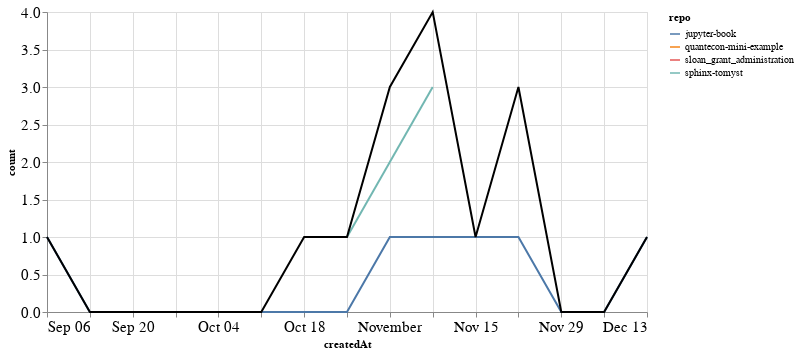

Source (notebook cell):
### Markdown cell above
### PRs

### Code cell
prs_time = prs.groupby('repo').resample('W', on='createdAt').count()['author'].reset_index()
prs_time = prs_time.rename(columns={'author': 'count'})
prs_time_total = prs_time.groupby('createdAt').agg({"count": "sum"}).reset_index()

ch1 = alt.Chart(prs_time, width=600).mark_line().encode(
    x='createdAt',
    y='count',
    color='repo',
    tooltip="repo"
)

ch2 = alt.Chart(prs_time_total, width=600).mark_line(color="black").encode(
    x='createdAt',
    y='count',
)

ch1 + ch2

### Figure 1 — Vega-Lite specification as saved in the notebook (floating-point values rounded to 4 significant figures)
{"config": {"axisLeft": {"labelFontSize": 15}, "axisBottom": {"labelFontSize": 15}}, "layer": [{"data": {"name": "data-ea34240cdff9859b38f89fda75e6f002"}, "mark": "line", "encoding": {"color": {"type": "nominal", "field": "repo"}, "tooltip": {"type": "nominal", "field": "repo"}, "x": {"type": "temporal", "field": "createdAt"}, "y": {"type": "quantitative", "field": "count"}}, "width": 600}, {"data": {"name": "data-b13cfdfb449569fce44564fede3c65b7"}, "mark": {"type": "line", "color": "black"}, "encoding": {"x": {"type": "temporal", "field": "createdAt"}, "y": {"type": "quantitative", "field": "count"}}, "width": 600}], "$schema": "https://vega.github.io/schema/vega-lite/v4.8.1.json", "datasets": {"data-ea34240cdff9859b38f89fda75e6f002": [{"repo": "jupyter-book", "createdAt": "2020-09-06T00:00:00", "count": 1}, {"repo": "jupyter-book", "createdAt": "2020-09-13T00:00:00", "count": 0}, {"repo": "jupyter-book", "createdAt": "2020-09-20T00:00:00", "count": 0}, {"repo": "jupyter-book", "createdAt": "2020-09-27T00:00:00", "count": 0}, {"repo": "jupyter-book", "createdAt": "2020-10-04T00:00:00", "count": 0}, {"repo": "jupyter-book", "createdAt": "2020-10-11T00:00:00", "count": 0}, {"repo": "jupyter-book", "createdAt": "2020-10-18T00:00:00", "count": 0}, {"repo": "jupyter-book", "createdAt": "2020-10-25T00:00:00", "count": 0}, {"repo": "jupyter-book", "createdAt": "2020-11-01T00:00:00", "count": 1}, {"repo": "jupyter-book", "createdAt": "2020-11-08T00:00:00", "count": 1}, {"repo": "jupyter-book", "createdAt": "2020-11-15T00:00:00", "count": 1}, {"repo": "jupyter-book", "createdAt": "2020-11-22T00:00:00", "count": 1}, {"repo": "jupyter-book", "createdAt": "2020-11-29T00:00:00", "count": 0}, {"repo": "jupyter-book", "createdAt": "2020-12-06T00:00:00", "count": 0}, {"repo": "jupyter-book", "createdAt": "2020-12-13T00:00:00", "count": 1}, {"repo": "quantecon-mini-example", "createdAt": "2020-11-22T00:00:00", "count": 2}, {"repo": "sloan_grant_administration", "createdAt": "2020-10-18T00:00:00", "count": 1}, {"repo": "sphinx-tomyst", "createdAt": "2020-10-25T00:00:00", "count": 1}, {"repo": "sphinx-tomyst", "createdAt": "2020-11-01T00:00:00", "count": 2}, {"repo": "sphinx-tomyst", "createdAt": "2020-11-08T00:00:00", "count": 3}], "data-b13cfdfb449569fce44564fede3c65b7": [{"createdAt": "2020-09-06T00:00:00", "count": 1}, {"createdAt": "2020-09-13T00:00:00", "count": 0}, {"createdAt": "2020-09-20T00:00:00", "count": 0}, {"createdAt": "2020-09-27T00:00:00", "count": 0}, {"createdAt": "2020-10-04T00:00:00", "count": 0}, {"createdAt": "2020-10-11T00:00:00", "count": 0}, {"createdAt": "2020-10-18T00:00:00", "count": 1}, {"createdAt": "2020-10-25T00:00:00", "count": 1}, {"createdAt": "2020-11-01T00:00:00", "count": 3}, {"createdAt": "2020-11-08T00:00:00", "count": 4}, {"createdAt": "2020-11-15T00:00:00", "count": 1}, {"createdAt": "2020-11-22T00:00:00", "count": 3}, {"createdAt": "2020-11-29T00:00:00", "count": 0}, {"createdAt": "2020-12-06T00:00:00", "count": 0}, {"createdAt": "2020-12-13T00:00:00", "count": 1}]}}
